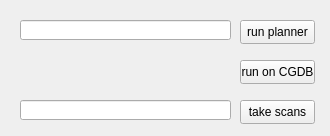
<?xml version="1.0" encoding="UTF-8"?>
<ui version="4.0">
 <class>DBaseUtilDlgUI</class>
 <widget class="QWidget" name="DBaseUtilDlgUI">
  <property name="geometry">
   <rect>
    <x>0</x>
    <y>0</y>
    <width>330</width>
    <height>136</height>
   </rect>
  </property>
  <property name="windowTitle">
   <string>Form</string>
  </property>
  <widget class="QLineEdit" name="parametersLine">
   <property name="geometry">
    <rect>
     <x>20</x>
     <y>20</y>
     <width>211</width>
     <height>20</height>
    </rect>
   </property>
  </widget>
  <widget class="QPushButton" name="runPlannerButton">
   <property name="geometry">
    <rect>
     <x>240</x>
     <y>20</y>
     <width>75</width>
     <height>24</height>
    </rect>
   </property>
   <property name="text">
    <string>run planner</string>
   </property>
  </widget>
  <widget class="QPushButton" name="runPlannerOnCGDBButton">
   <property name="geometry">
    <rect>
     <x>240</x>
     <y>60</y>
     <width>75</width>
     <height>24</height>
    </rect>
   </property>
   <property name="text">
    <string>run on CGDB</string>
   </property>
  </widget>
  <widget class="QPushButton" name="takeScansButton">
   <property name="geometry">
    <rect>
     <x>240</x>
     <y>100</y>
     <width>75</width>
     <height>24</height>
    </rect>
   </property>
   <property name="text">
    <string>take scans</string>
   </property>
  </widget>
  <widget class="QLineEdit" name="handNameLine">
   <property name="geometry">
    <rect>
     <x>20</x>
     <y>100</y>
     <width>211</width>
     <height>20</height>
    </rect>
   </property>
  </widget>
 </widget>
 <resources/>
 <connections/>
</ui>
